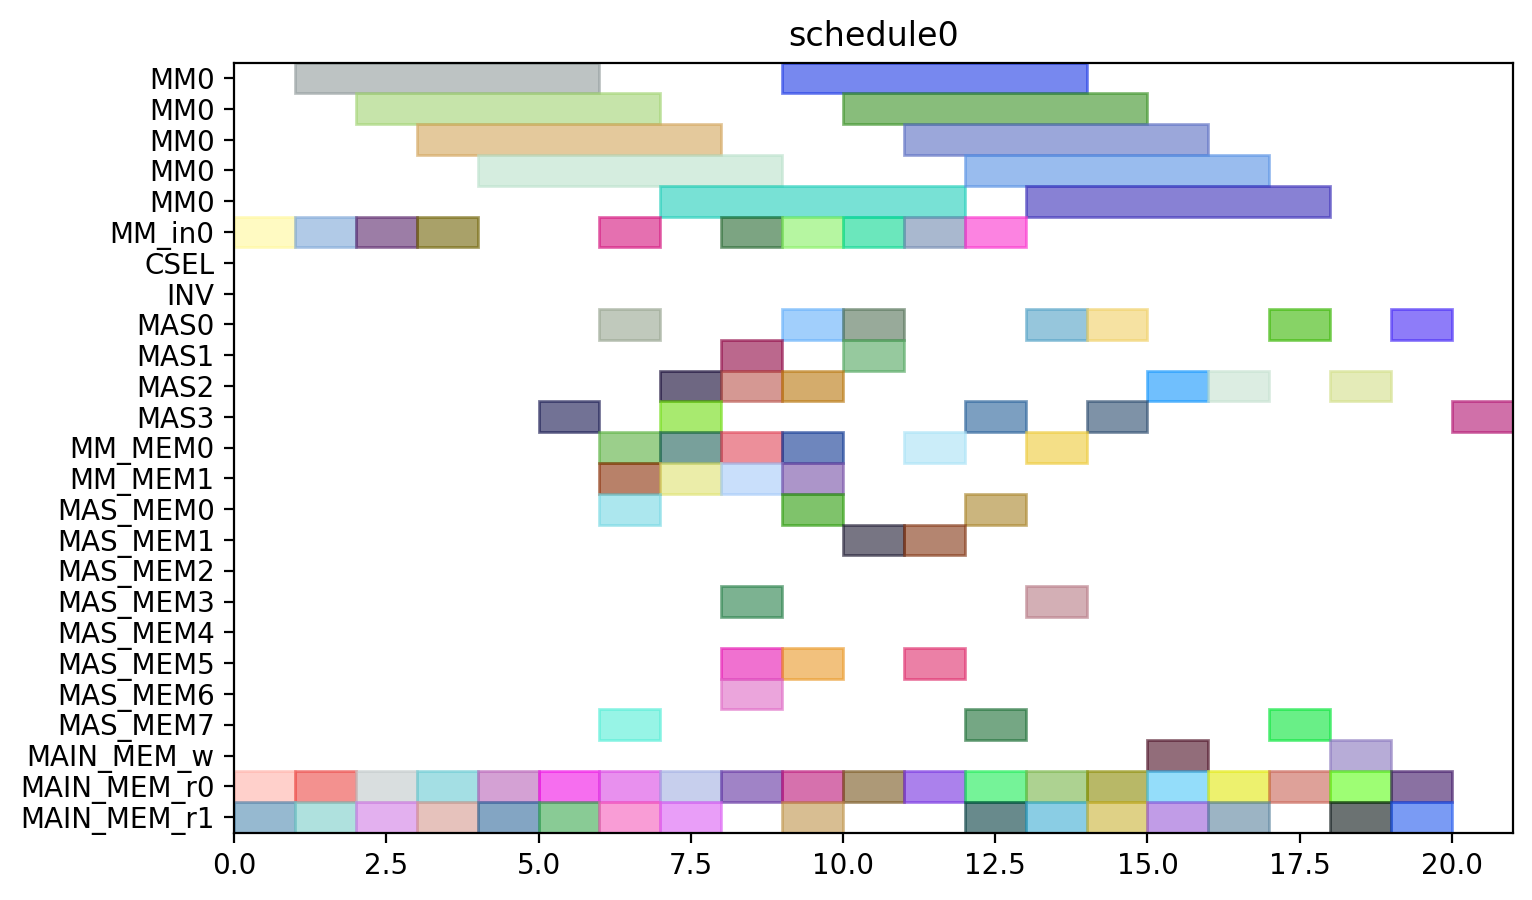

This chart was generated by the following Python code:
from pyschedule import Scenario, solvers, plotters, alt


def solve():
	horizon = 90
	S = Scenario("schedule0", horizon=horizon)

	# resource
	MM = S.Resources('MM', num=1, size=5)
	MM_in = S.Resources('MM_in', num=1)
	CSEL = S.Resource('CSEL')
	INV = S.Resource('INV')
	MAS = S.Resources('MAS', num=4, size=1, periods=range(1, horizon))
	MM_MEM = S.Resources('MM_MEM', num=2)
	MAS_MEM = S.Resources('MAS_MEM', num=8)
	MAIN_MEM_w = S.Resource('MAIN_MEM_w', size=1)
	MAIN_MEM_r = S.Resources('MAIN_MEM_r', num=2)

	# result of previous scheduling

	# new tasks
	t0_t0_in = S.Task('t0_t0_in', length=1, delay_cost=1)
	t0_t0_in += alt(MM_in)
	t0_t0 = S.Task('t0_t0', length=5, delay_cost=1)
	t0_t0 += alt(MM)
	S += t0_t0>=t0_t0_in

	t0_t0_mem0 = S.Task('t0_t0_mem0', length=1, delay_cost=1)
	t0_t0_mem0 += MAIN_MEM_r[0]
	S += t0_t0_mem0 <= t0_t0

	t0_t0_mem1 = S.Task('t0_t0_mem1', length=1, delay_cost=1)
	t0_t0_mem1 += MAIN_MEM_r[1]
	S += t0_t0_mem1 <= t0_t0

	t0_t1_in = S.Task('t0_t1_in', length=1, delay_cost=1)
	t0_t1_in += alt(MM_in)
	t0_t1 = S.Task('t0_t1', length=5, delay_cost=1)
	t0_t1 += alt(MM)
	S += t0_t1>=t0_t1_in

	t0_t1_mem0 = S.Task('t0_t1_mem0', length=1, delay_cost=1)
	t0_t1_mem0 += MAIN_MEM_r[0]
	S += t0_t1_mem0 <= t0_t1

	t0_t1_mem1 = S.Task('t0_t1_mem1', length=1, delay_cost=1)
	t0_t1_mem1 += MAIN_MEM_r[1]
	S += t0_t1_mem1 <= t0_t1

	t0_t2 = S.Task('t0_t2', length=1, delay_cost=1)
	t0_t2 += alt(MAS)

	t0_t2_mem0 = S.Task('t0_t2_mem0', length=1, delay_cost=1)
	t0_t2_mem0 += MAIN_MEM_r[0]
	S += t0_t2_mem0 <= t0_t2

	t0_t2_mem1 = S.Task('t0_t2_mem1', length=1, delay_cost=1)
	t0_t2_mem1 += MAIN_MEM_r[1]
	S += t0_t2_mem1 <= t0_t2

	t0_t3 = S.Task('t0_t3', length=1, delay_cost=1)
	t0_t3 += alt(MAS)

	t0_t3_mem0 = S.Task('t0_t3_mem0', length=1, delay_cost=1)
	t0_t3_mem0 += MAIN_MEM_r[0]
	S += t0_t3_mem0 <= t0_t3

	t0_t3_mem1 = S.Task('t0_t3_mem1', length=1, delay_cost=1)
	t0_t3_mem1 += MAIN_MEM_r[1]
	S += t0_t3_mem1 <= t0_t3

	t2_t0_in = S.Task('t2_t0_in', length=1, delay_cost=1)
	t2_t0_in += alt(MM_in)
	t2_t0 = S.Task('t2_t0', length=5, delay_cost=1)
	t2_t0 += alt(MM)
	S += t2_t0>=t2_t0_in

	t2_t0_mem0 = S.Task('t2_t0_mem0', length=1, delay_cost=1)
	t2_t0_mem0 += MAIN_MEM_r[0]
	S += t2_t0_mem0 <= t2_t0

	t2_t0_mem1 = S.Task('t2_t0_mem1', length=1, delay_cost=1)
	t2_t0_mem1 += MAIN_MEM_r[1]
	S += t2_t0_mem1 <= t2_t0

	t2_t1_in = S.Task('t2_t1_in', length=1, delay_cost=1)
	t2_t1_in += alt(MM_in)
	t2_t1 = S.Task('t2_t1', length=5, delay_cost=1)
	t2_t1 += alt(MM)
	S += t2_t1>=t2_t1_in

	t2_t1_mem0 = S.Task('t2_t1_mem0', length=1, delay_cost=1)
	t2_t1_mem0 += MAIN_MEM_r[0]
	S += t2_t1_mem0 <= t2_t1

	t2_t1_mem1 = S.Task('t2_t1_mem1', length=1, delay_cost=1)
	t2_t1_mem1 += MAIN_MEM_r[1]
	S += t2_t1_mem1 <= t2_t1

	t2_t2 = S.Task('t2_t2', length=1, delay_cost=1)
	t2_t2 += alt(MAS)

	t2_t2_mem0 = S.Task('t2_t2_mem0', length=1, delay_cost=1)
	t2_t2_mem0 += MAIN_MEM_r[0]
	S += t2_t2_mem0 <= t2_t2

	t2_t2_mem1 = S.Task('t2_t2_mem1', length=1, delay_cost=1)
	t2_t2_mem1 += MAIN_MEM_r[1]
	S += t2_t2_mem1 <= t2_t2

	t2_t3 = S.Task('t2_t3', length=1, delay_cost=1)
	t2_t3 += alt(MAS)

	t2_t3_mem0 = S.Task('t2_t3_mem0', length=1, delay_cost=1)
	t2_t3_mem0 += MAIN_MEM_r[0]
	S += t2_t3_mem0 <= t2_t3

	t2_t3_mem1 = S.Task('t2_t3_mem1', length=1, delay_cost=1)
	t2_t3_mem1 += MAIN_MEM_r[1]
	S += t2_t3_mem1 <= t2_t3

	t7_t2 = S.Task('t7_t2', length=1, delay_cost=1)
	t7_t2 += alt(MAS)

	t7_t2_mem0 = S.Task('t7_t2_mem0', length=1, delay_cost=1)
	t7_t2_mem0 += MAIN_MEM_r[0]
	S += t7_t2_mem0 <= t7_t2

	t7_t2_mem1 = S.Task('t7_t2_mem1', length=1, delay_cost=1)
	t7_t2_mem1 += MAIN_MEM_r[1]
	S += t7_t2_mem1 <= t7_t2

	t9_t2 = S.Task('t9_t2', length=1, delay_cost=1)
	t9_t2 += alt(MAS)

	t9_t2_mem0 = S.Task('t9_t2_mem0', length=1, delay_cost=1)
	t9_t2_mem0 += MAIN_MEM_r[0]
	S += t9_t2_mem0 <= t9_t2

	t9_t2_mem1 = S.Task('t9_t2_mem1', length=1, delay_cost=1)
	t9_t2_mem1 += MAIN_MEM_r[1]
	S += t9_t2_mem1 <= t9_t2

	t14_t2 = S.Task('t14_t2', length=1, delay_cost=1)
	t14_t2 += alt(MAS)

	t14_t2_mem0 = S.Task('t14_t2_mem0', length=1, delay_cost=1)
	t14_t2_mem0 += MAIN_MEM_r[0]
	S += t14_t2_mem0 <= t14_t2

	t14_t2_mem1 = S.Task('t14_t2_mem1', length=1, delay_cost=1)
	t14_t2_mem1 += MAIN_MEM_r[1]
	S += t14_t2_mem1 <= t14_t2

	new_TZ_t2 = S.Task('new_TZ_t2', length=1, delay_cost=1)
	new_TZ_t2 += alt(MAS)

	new_TZ_t2_mem0 = S.Task('new_TZ_t2_mem0', length=1, delay_cost=1)
	new_TZ_t2_mem0 += MAIN_MEM_r[0]
	S += new_TZ_t2_mem0 <= new_TZ_t2

	new_TZ_t2_mem1 = S.Task('new_TZ_t2_mem1', length=1, delay_cost=1)
	new_TZ_t2_mem1 += MAIN_MEM_r[1]
	S += new_TZ_t2_mem1 <= new_TZ_t2

	t16_t2 = S.Task('t16_t2', length=1, delay_cost=1)
	t16_t2 += alt(MAS)

	t16_t2_mem0 = S.Task('t16_t2_mem0', length=1, delay_cost=1)
	t16_t2_mem0 += MAIN_MEM_r[0]
	S += t16_t2_mem0 <= t16_t2

	t16_t2_mem1 = S.Task('t16_t2_mem1', length=1, delay_cost=1)
	t16_t2_mem1 += MAIN_MEM_r[1]
	S += t16_t2_mem1 <= t16_t2

	t17_t2 = S.Task('t17_t2', length=1, delay_cost=1)
	t17_t2 += alt(MAS)

	t17_t2_mem0 = S.Task('t17_t2_mem0', length=1, delay_cost=1)
	t17_t2_mem0 += MAIN_MEM_r[0]
	S += t17_t2_mem0 <= t17_t2

	t17_t2_mem1 = S.Task('t17_t2_mem1', length=1, delay_cost=1)
	t17_t2_mem1 += MAIN_MEM_r[1]
	S += t17_t2_mem1 <= t17_t2

	t0_t4_in = S.Task('t0_t4_in', length=1, delay_cost=1)
	t0_t4_in += alt(MM_in)
	t0_t4 = S.Task('t0_t4', length=5, delay_cost=1)
	t0_t4 += alt(MM)
	S += t0_t4>=t0_t4_in

	t0_t4_mem0 = S.Task('t0_t4_mem0', length=1, delay_cost=1)
	t0_t4_mem0 += alt(MAS_MEM)
	S += (t0_t2*MAS[0])-1 < t0_t4_mem0*MAS_MEM[0]
	S += (t0_t2*MAS[1])-1 < t0_t4_mem0*MAS_MEM[2]
	S += (t0_t2*MAS[2])-1 < t0_t4_mem0*MAS_MEM[4]
	S += (t0_t2*MAS[3])-1 < t0_t4_mem0*MAS_MEM[6]
	S += t0_t4_mem0 <= t0_t4

	t0_t4_mem1 = S.Task('t0_t4_mem1', length=1, delay_cost=1)
	t0_t4_mem1 += alt(MAS_MEM)
	S += (t0_t3*MAS[0])-1 < t0_t4_mem1*MAS_MEM[1]
	S += (t0_t3*MAS[1])-1 < t0_t4_mem1*MAS_MEM[3]
	S += (t0_t3*MAS[2])-1 < t0_t4_mem1*MAS_MEM[5]
	S += (t0_t3*MAS[3])-1 < t0_t4_mem1*MAS_MEM[7]
	S += t0_t4_mem1 <= t0_t4

	t00 = S.Task('t00', length=1, delay_cost=1)
	t00 += alt(MAS)

	t00_mem0 = S.Task('t00_mem0', length=1, delay_cost=1)
	t00_mem0 += alt(MM_MEM)
	S += (t0_t0*MM[0])-1 < t00_mem0*MM_MEM[0]
	S += t00_mem0 <= t00

	t00_mem1 = S.Task('t00_mem1', length=1, delay_cost=1)
	t00_mem1 += alt(MM_MEM)
	S += (t0_t1*MM[0])-1 < t00_mem1*MM_MEM[1]
	S += t00_mem1 <= t00

	t0_t5 = S.Task('t0_t5', length=1, delay_cost=1)
	t0_t5 += alt(MAS)

	t0_t5_mem0 = S.Task('t0_t5_mem0', length=1, delay_cost=1)
	t0_t5_mem0 += alt(MM_MEM)
	S += (t0_t0*MM[0])-1 < t0_t5_mem0*MM_MEM[0]
	S += t0_t5_mem0 <= t0_t5

	t0_t5_mem1 = S.Task('t0_t5_mem1', length=1, delay_cost=1)
	t0_t5_mem1 += alt(MM_MEM)
	S += (t0_t1*MM[0])-1 < t0_t5_mem1*MM_MEM[1]
	S += t0_t5_mem1 <= t0_t5

	t2_t4_in = S.Task('t2_t4_in', length=1, delay_cost=1)
	t2_t4_in += alt(MM_in)
	t2_t4 = S.Task('t2_t4', length=5, delay_cost=1)
	t2_t4 += alt(MM)
	S += t2_t4>=t2_t4_in

	t2_t4_mem0 = S.Task('t2_t4_mem0', length=1, delay_cost=1)
	t2_t4_mem0 += alt(MAS_MEM)
	S += (t2_t2*MAS[0])-1 < t2_t4_mem0*MAS_MEM[0]
	S += (t2_t2*MAS[1])-1 < t2_t4_mem0*MAS_MEM[2]
	S += (t2_t2*MAS[2])-1 < t2_t4_mem0*MAS_MEM[4]
	S += (t2_t2*MAS[3])-1 < t2_t4_mem0*MAS_MEM[6]
	S += t2_t4_mem0 <= t2_t4

	t2_t4_mem1 = S.Task('t2_t4_mem1', length=1, delay_cost=1)
	t2_t4_mem1 += alt(MAS_MEM)
	S += (t2_t3*MAS[0])-1 < t2_t4_mem1*MAS_MEM[1]
	S += (t2_t3*MAS[1])-1 < t2_t4_mem1*MAS_MEM[3]
	S += (t2_t3*MAS[2])-1 < t2_t4_mem1*MAS_MEM[5]
	S += (t2_t3*MAS[3])-1 < t2_t4_mem1*MAS_MEM[7]
	S += t2_t4_mem1 <= t2_t4

	t20 = S.Task('t20', length=1, delay_cost=1)
	t20 += alt(MAS)

	t20_mem0 = S.Task('t20_mem0', length=1, delay_cost=1)
	t20_mem0 += alt(MM_MEM)
	S += (t2_t0*MM[0])-1 < t20_mem0*MM_MEM[0]
	S += t20_mem0 <= t20

	t20_mem1 = S.Task('t20_mem1', length=1, delay_cost=1)
	t20_mem1 += alt(MM_MEM)
	S += (t2_t1*MM[0])-1 < t20_mem1*MM_MEM[1]
	S += t20_mem1 <= t20

	t2_t5 = S.Task('t2_t5', length=1, delay_cost=1)
	t2_t5 += alt(MAS)

	t2_t5_mem0 = S.Task('t2_t5_mem0', length=1, delay_cost=1)
	t2_t5_mem0 += alt(MM_MEM)
	S += (t2_t0*MM[0])-1 < t2_t5_mem0*MM_MEM[0]
	S += t2_t5_mem0 <= t2_t5

	t2_t5_mem1 = S.Task('t2_t5_mem1', length=1, delay_cost=1)
	t2_t5_mem1 += alt(MM_MEM)
	S += (t2_t1*MM[0])-1 < t2_t5_mem1*MM_MEM[1]
	S += t2_t5_mem1 <= t2_t5

	t01 = S.Task('t01', length=1, delay_cost=1)
	t01 += alt(MAS)

	t01_mem0 = S.Task('t01_mem0', length=1, delay_cost=1)
	t01_mem0 += alt(MM_MEM)
	S += (t0_t4*MM[0])-1 < t01_mem0*MM_MEM[0]
	S += t01_mem0 <= t01

	t01_mem1 = S.Task('t01_mem1', length=1, delay_cost=1)
	t01_mem1 += alt(MAS_MEM)
	S += (t0_t5*MAS[0])-1 < t01_mem1*MAS_MEM[1]
	S += (t0_t5*MAS[1])-1 < t01_mem1*MAS_MEM[3]
	S += (t0_t5*MAS[2])-1 < t01_mem1*MAS_MEM[5]
	S += (t0_t5*MAS[3])-1 < t01_mem1*MAS_MEM[7]
	S += t01_mem1 <= t01

	t10 = S.Task('t10', length=1, delay_cost=1)
	t10 += alt(MAS)

	t10_mem0 = S.Task('t10_mem0', length=1, delay_cost=1)
	t10_mem0 += MAIN_MEM_r[0]
	S += t10_mem0 <= t10

	t10_mem1 = S.Task('t10_mem1', length=1, delay_cost=1)
	t10_mem1 += alt(MAS_MEM)
	S += (t00*MAS[0])-1 < t10_mem1*MAS_MEM[1]
	S += (t00*MAS[1])-1 < t10_mem1*MAS_MEM[3]
	S += (t00*MAS[2])-1 < t10_mem1*MAS_MEM[5]
	S += (t00*MAS[3])-1 < t10_mem1*MAS_MEM[7]
	S += t10_mem1 <= t10

	t21 = S.Task('t21', length=1, delay_cost=1)
	t21 += alt(MAS)

	t21_mem0 = S.Task('t21_mem0', length=1, delay_cost=1)
	t21_mem0 += alt(MM_MEM)
	S += (t2_t4*MM[0])-1 < t21_mem0*MM_MEM[0]
	S += t21_mem0 <= t21

	t21_mem1 = S.Task('t21_mem1', length=1, delay_cost=1)
	t21_mem1 += alt(MAS_MEM)
	S += (t2_t5*MAS[0])-1 < t21_mem1*MAS_MEM[1]
	S += (t2_t5*MAS[1])-1 < t21_mem1*MAS_MEM[3]
	S += (t2_t5*MAS[2])-1 < t21_mem1*MAS_MEM[5]
	S += (t2_t5*MAS[3])-1 < t21_mem1*MAS_MEM[7]
	S += t21_mem1 <= t21

	t30 = S.Task('t30', length=1, delay_cost=1)
	t30 += alt(MAS)

	t30_mem0 = S.Task('t30_mem0', length=1, delay_cost=1)
	t30_mem0 += MAIN_MEM_r[0]
	S += t30_mem0 <= t30

	t30_mem1 = S.Task('t30_mem1', length=1, delay_cost=1)
	t30_mem1 += alt(MAS_MEM)
	S += (t20*MAS[0])-1 < t30_mem1*MAS_MEM[1]
	S += (t20*MAS[1])-1 < t30_mem1*MAS_MEM[3]
	S += (t20*MAS[2])-1 < t30_mem1*MAS_MEM[5]
	S += (t20*MAS[3])-1 < t30_mem1*MAS_MEM[7]
	S += t30_mem1 <= t30

	t11 = S.Task('t11', length=1, delay_cost=1)
	t11 += alt(MAS)

	t11_mem0 = S.Task('t11_mem0', length=1, delay_cost=1)
	t11_mem0 += MAIN_MEM_r[0]
	S += t11_mem0 <= t11

	t11_mem1 = S.Task('t11_mem1', length=1, delay_cost=1)
	t11_mem1 += alt(MAS_MEM)
	S += (t01*MAS[0])-1 < t11_mem1*MAS_MEM[1]
	S += (t01*MAS[1])-1 < t11_mem1*MAS_MEM[3]
	S += (t01*MAS[2])-1 < t11_mem1*MAS_MEM[5]
	S += (t01*MAS[3])-1 < t11_mem1*MAS_MEM[7]
	S += t11_mem1 <= t11

	t31 = S.Task('t31', length=1, delay_cost=1)
	t31 += alt(MAS)

	t31_mem0 = S.Task('t31_mem0', length=1, delay_cost=1)
	t31_mem0 += MAIN_MEM_r[0]
	S += t31_mem0 <= t31

	t31_mem1 = S.Task('t31_mem1', length=1, delay_cost=1)
	t31_mem1 += alt(MAS_MEM)
	S += (t21*MAS[0])-1 < t31_mem1*MAS_MEM[1]
	S += (t21*MAS[1])-1 < t31_mem1*MAS_MEM[3]
	S += (t21*MAS[2])-1 < t31_mem1*MAS_MEM[5]
	S += (t21*MAS[3])-1 < t31_mem1*MAS_MEM[7]
	S += t31_mem1 <= t31

	c010_in = S.Task('c010_in', length=1, delay_cost=1)
	c010_in += alt(MM_in)
	c010 = S.Task('c010', length=5, delay_cost=1)
	c010 += alt(MM)
	S += c010>=c010_in

	S += 0<c010

	c010_w = S.Task('c010_w', length=1, delay_cost=1)
	c010_w += alt(MAIN_MEM_w)
	S += c010 <= c010_w

	c010_mem0 = S.Task('c010_mem0', length=1, delay_cost=1)
	c010_mem0 += alt(MAS_MEM)
	S += (t30*MAS[0])-1 < c010_mem0*MAS_MEM[0]
	S += (t30*MAS[1])-1 < c010_mem0*MAS_MEM[2]
	S += (t30*MAS[2])-1 < c010_mem0*MAS_MEM[4]
	S += (t30*MAS[3])-1 < c010_mem0*MAS_MEM[6]
	S += c010_mem0 <= c010

	c010_mem1 = S.Task('c010_mem1', length=1, delay_cost=1)
	c010_mem1 += MAIN_MEM_r[1]
	S += c010_mem1 <= c010

	c200_in = S.Task('c200_in', length=1, delay_cost=1)
	c200_in += alt(MM_in)
	c200 = S.Task('c200', length=5, delay_cost=1)
	c200 += alt(MM)
	S += c200>=c200_in

	S += 0<c200

	c200_w = S.Task('c200_w', length=1, delay_cost=1)
	c200_w += alt(MAIN_MEM_w)
	S += c200 <= c200_w

	c200_mem0 = S.Task('c200_mem0', length=1, delay_cost=1)
	c200_mem0 += alt(MAS_MEM)
	S += (t10*MAS[0])-1 < c200_mem0*MAS_MEM[0]
	S += (t10*MAS[1])-1 < c200_mem0*MAS_MEM[2]
	S += (t10*MAS[2])-1 < c200_mem0*MAS_MEM[4]
	S += (t10*MAS[3])-1 < c200_mem0*MAS_MEM[6]
	S += c200_mem0 <= c200

	c200_mem1 = S.Task('c200_mem1', length=1, delay_cost=1)
	c200_mem1 += MAIN_MEM_r[1]
	S += c200_mem1 <= c200

	t16_t0_in = S.Task('t16_t0_in', length=1, delay_cost=1)
	t16_t0_in += alt(MM_in)
	t16_t0 = S.Task('t16_t0', length=5, delay_cost=1)
	t16_t0 += alt(MM)
	S += t16_t0>=t16_t0_in

	t16_t0_mem0 = S.Task('t16_t0_mem0', length=1, delay_cost=1)
	t16_t0_mem0 += MAIN_MEM_r[0]
	S += t16_t0_mem0 <= t16_t0

	t16_t0_mem1 = S.Task('t16_t0_mem1', length=1, delay_cost=1)
	t16_t0_mem1 += alt(MAS_MEM)
	S += (t30*MAS[0])-1 < t16_t0_mem1*MAS_MEM[1]
	S += (t30*MAS[1])-1 < t16_t0_mem1*MAS_MEM[3]
	S += (t30*MAS[2])-1 < t16_t0_mem1*MAS_MEM[5]
	S += (t30*MAS[3])-1 < t16_t0_mem1*MAS_MEM[7]
	S += t16_t0_mem1 <= t16_t0

	t17_t0_in = S.Task('t17_t0_in', length=1, delay_cost=1)
	t17_t0_in += alt(MM_in)
	t17_t0 = S.Task('t17_t0', length=5, delay_cost=1)
	t17_t0 += alt(MM)
	S += t17_t0>=t17_t0_in

	t17_t0_mem0 = S.Task('t17_t0_mem0', length=1, delay_cost=1)
	t17_t0_mem0 += MAIN_MEM_r[0]
	S += t17_t0_mem0 <= t17_t0

	t17_t0_mem1 = S.Task('t17_t0_mem1', length=1, delay_cost=1)
	t17_t0_mem1 += alt(MAS_MEM)
	S += (t10*MAS[0])-1 < t17_t0_mem1*MAS_MEM[1]
	S += (t10*MAS[1])-1 < t17_t0_mem1*MAS_MEM[3]
	S += (t10*MAS[2])-1 < t17_t0_mem1*MAS_MEM[5]
	S += (t10*MAS[3])-1 < t17_t0_mem1*MAS_MEM[7]
	S += t17_t0_mem1 <= t17_t0

	solvers.mip.solve(S,msg=1,kind='CPLEX',ratio_gap=1.01)

	solution = [['hoge']*len(S.solution()[1]) for i in range(len(S.solution()))]
	for i in range(len(S.solution())):
		for j in range(len(S.solution()[i])):
			solution[i][j]=str(S.solution()[i][j])
	print(solution)

	cycles = int(solution[-1][3])

	pic_file_name = "/home/mfukuda/ABE/multiRAM_multiMAS_16mux/scheduling_result/stage5MM1_stage1MAS4/EP2_ADD_w_EVAL/schedule0.png"
	if(S.solution() != []):
		plotters.matplotlib.plot(S,img_filename=pic_file_name, show_task_labels=False, fig_size=(cycles*0.25+3, 5))

	return solution
